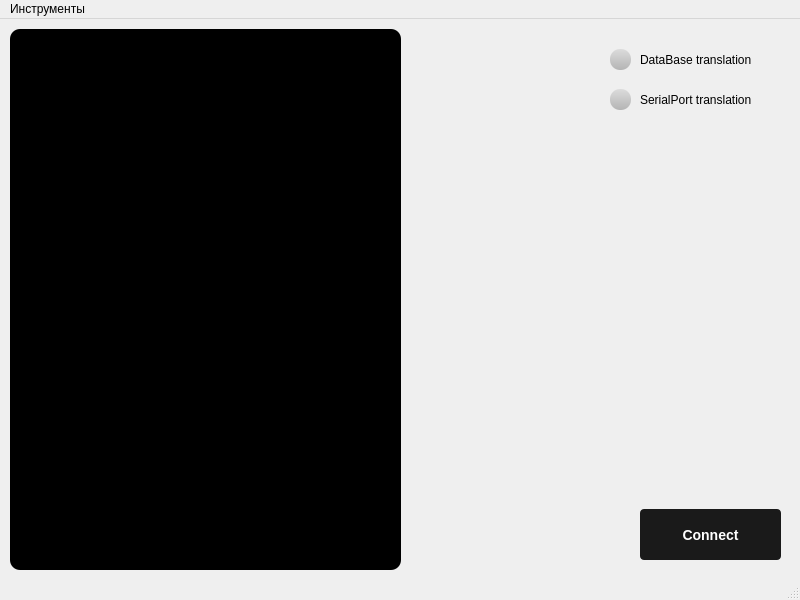
<?xml version="1.0" encoding="UTF-8"?>
<ui version="4.0">
 <class>MainWindow</class>
 <widget class="QMainWindow" name="MainWindow">
  <property name="geometry">
   <rect>
    <x>0</x>
    <y>0</y>
    <width>800</width>
    <height>600</height>
   </rect>
  </property>
  <property name="windowTitle">
   <string>MainWindow</string>
  </property>
  <widget class="QWidget" name="centralwidget">
   <widget class="QTextEdit" name="serialData">
    <property name="geometry">
     <rect>
      <x>10</x>
      <y>20</y>
      <width>391</width>
      <height>531</height>
     </rect>
    </property>
    <property name="styleSheet">
     <string notr="true">QTextEdit {
    background-color: black;
    color: white;
    border-radius: 10px;
    padding: 10px;
}
</string>
    </property>
   </widget>
   <widget class="QPushButton" name="toggle_Button">
    <property name="geometry">
     <rect>
      <x>640</x>
      <y>490</y>
      <width>141</width>
      <height>51</height>
     </rect>
    </property>
    <property name="styleSheet">
     <string notr="true">
QPushButton {
    background-color: #1a1a1a;
    color: #ffffff;
    border-radius: 4px;
    padding: 8px 16px;
    border: none;
    font-size: 14px;
    font-weight: bold;
}

QPushButton:hover {
    background-color: #444444;
}

QPushButton:pressed {
    background-color: #444444;
}

QPushButton:disabled {
    background-color: #666666;
}
</string>
    </property>
    <property name="text">
     <string>Connect</string>
    </property>
   </widget>
   <widget class="QLabel" name="statusIndicator">
    <property name="geometry">
     <rect>
      <x>610</x>
      <y>30</y>
      <width>21</width>
      <height>21</height>
     </rect>
    </property>
    <property name="styleSheet">
     <string notr="true">    background-color: qlineargradient(spread:pad, x1:0, y1:0, x2:0, y2:1, stop:0 rgba(220, 220, 220, 255), stop:1 rgba(180, 180, 180, 255));
    border: none;
    border-radius: 10px;
    width: 20px;
    height: 20px;</string>
    </property>
    <property name="text">
     <string/>
    </property>
   </widget>
   <widget class="QLabel" name="label">
    <property name="geometry">
     <rect>
      <x>640</x>
      <y>30</y>
      <width>131</width>
      <height>21</height>
     </rect>
    </property>
    <property name="text">
     <string>DataBase translation</string>
    </property>
   </widget>
   <widget class="QTextEdit" name="edit">
    <property name="geometry">
     <rect>
      <x>10</x>
      <y>10</y>
      <width>391</width>
      <height>51</height>
     </rect>
    </property>
    <property name="styleSheet">
     <string notr="true">QTextEdit {
    background-color: black;
    color: white;
    border-radius: 10px;
    padding: 10px;
}
</string>
    </property>
   </widget>
   <widget class="QLabel" name="label_2">
    <property name="geometry">
     <rect>
      <x>640</x>
      <y>70</y>
      <width>131</width>
      <height>21</height>
     </rect>
    </property>
    <property name="text">
     <string>SerialPort translation</string>
    </property>
   </widget>
   <widget class="QLabel" name="statusIndicator_2">
    <property name="geometry">
     <rect>
      <x>610</x>
      <y>70</y>
      <width>21</width>
      <height>21</height>
     </rect>
    </property>
    <property name="styleSheet">
     <string notr="true">    background-color: qlineargradient(spread:pad, x1:0, y1:0, x2:0, y2:1, stop:0 rgba(220, 220, 220, 255), stop:1 rgba(180, 180, 180, 255));
    border: none;
    border-radius: 10px;
    width: 20px;
    height: 20px;</string>
    </property>
    <property name="text">
     <string/>
    </property>
   </widget>
  </widget>
  <widget class="QMenuBar" name="menubar">
   <property name="geometry">
    <rect>
     <x>0</x>
     <y>0</y>
     <width>800</width>
     <height>21</height>
    </rect>
   </property>
   <widget class="QMenu" name="menu">
    <property name="title">
     <string>Инструменты</string>
    </property>
    <addaction name="action"/>
    <addaction name="action_4"/>
   </widget>
   <addaction name="menu"/>
  </widget>
  <widget class="QStatusBar" name="statusbar"/>
  <action name="action">
   <property name="text">
    <string>Тип Датчика</string>
   </property>
  </action>
  <action name="menu_3">
   <property name="text">
    <string>null</string>
   </property>
  </action>
  <action name="actionn">
   <property name="text">
    <string>n</string>
   </property>
  </action>
  <action name="action_4">
   <property name="text">
    <string>Порт</string>
   </property>
  </action>
 </widget>
 <resources/>
 <connections/>
</ui>
